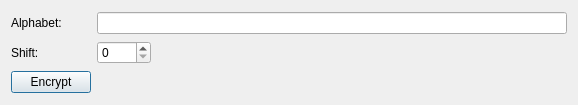
<?xml version="1.0" encoding="UTF-8"?>
<ui version="4.0">
 <class>CaesarDialog</class>
 <widget class="QDialog" name="CaesarDialog">
  <property name="geometry">
   <rect>
    <x>0</x>
    <y>0</y>
    <width>578</width>
    <height>105</height>
   </rect>
  </property>
  <property name="windowTitle">
   <string>Caesar Properties</string>
  </property>
  <layout class="QGridLayout" name="gridLayout_2">
   <item row="8" column="1">
    <widget class="QSpinBox" name="ShiftSpinBox">
     <property name="sizePolicy">
      <sizepolicy hsizetype="Fixed" vsizetype="Fixed">
       <horstretch>0</horstretch>
       <verstretch>0</verstretch>
      </sizepolicy>
     </property>
     <property name="minimumSize">
      <size>
       <width>50</width>
       <height>0</height>
      </size>
     </property>
     <property name="baseSize">
      <size>
       <width>0</width>
       <height>0</height>
      </size>
     </property>
     <property name="maximum">
      <number>8192</number>
     </property>
    </widget>
   </item>
   <item row="8" column="0">
    <widget class="QLabel" name="ShiftLabel">
     <property name="text">
      <string>Shift:</string>
     </property>
    </widget>
   </item>
   <item row="3" column="0">
    <widget class="QLabel" name="AlphabetLabel">
     <property name="text">
      <string>Alphabet:</string>
     </property>
    </widget>
   </item>
   <item row="3" column="1">
    <widget class="QLineEdit" name="AlphabetLineEdit"/>
   </item>
   <item row="9" column="0">
    <widget class="QPushButton" name="EncryptionPushButton">
     <property name="text">
      <string>Encrypt</string>
     </property>
    </widget>
   </item>
  </layout>
 </widget>
 <tabstops>
  <tabstop>AlphabetLineEdit</tabstop>
  <tabstop>ShiftSpinBox</tabstop>
  <tabstop>EncryptionPushButton</tabstop>
 </tabstops>
 <resources/>
 <connections/>
</ui>
